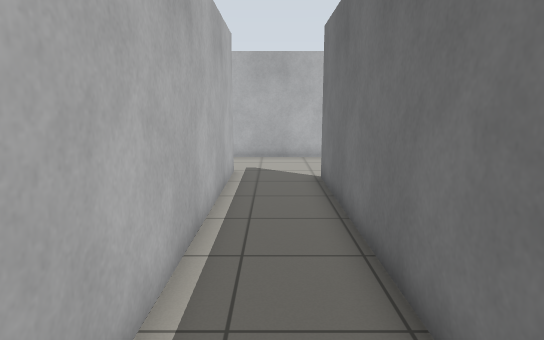
[1] (above)

16 first-person views from a walk through a robot-simulator world made for Gazebo. The camera is 1.2 m above the floor, tilts 10° down and sees 75° across. The floor is counted in squares, 0.5 m on a side. Each view is taken from the middle of a square. On the plan, view 1 faces up. The plan holds only what a view shows up to about 20 squares ahead; the rest is blank.

[2]
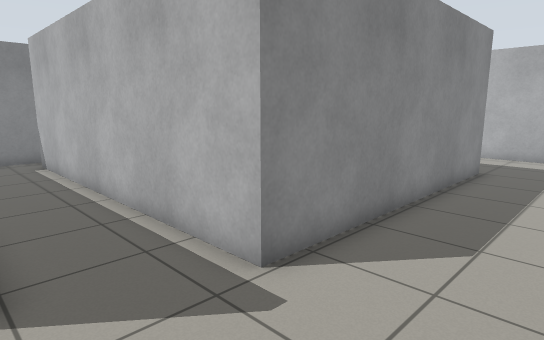

[3]
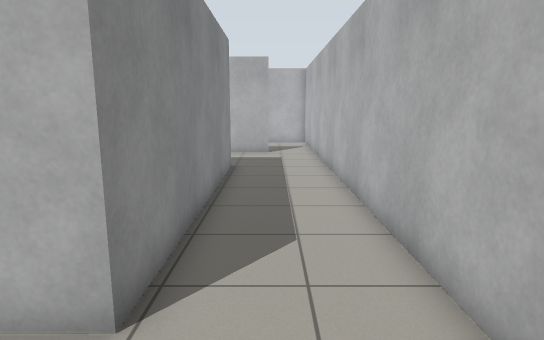

[4]
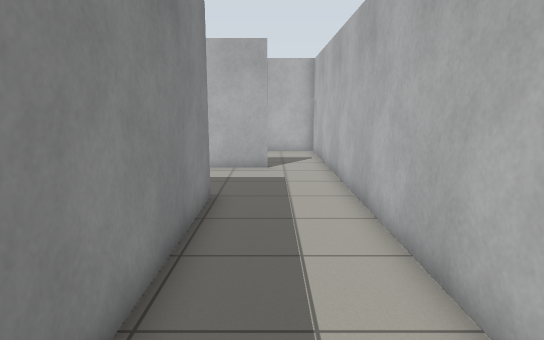

[5]
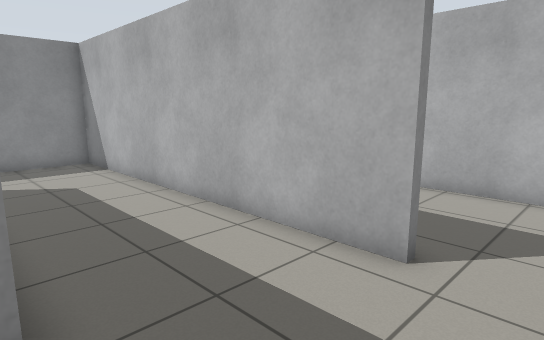

[6]
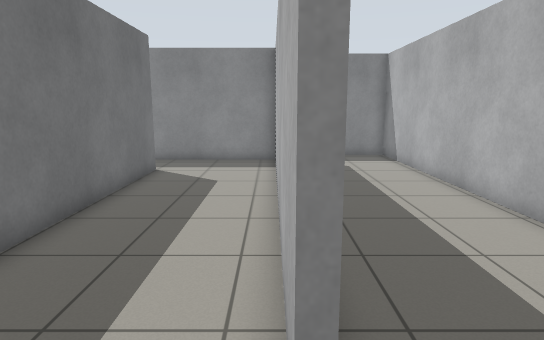

[7]
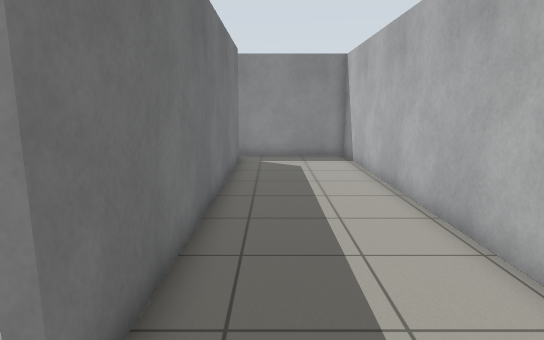

[8]
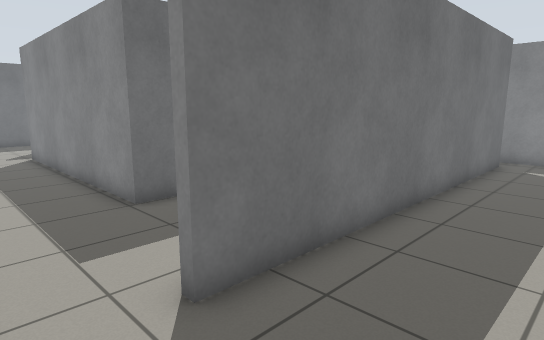

[9]
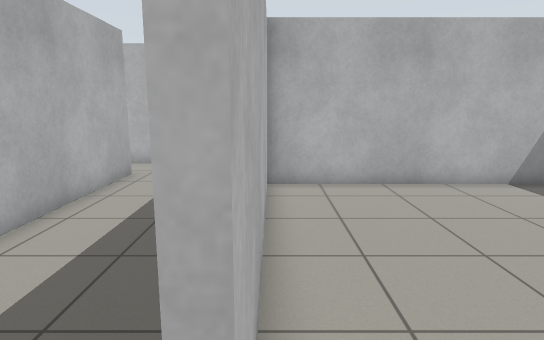

[10]
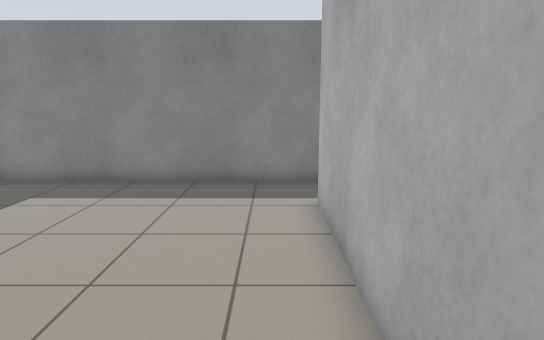

[11]
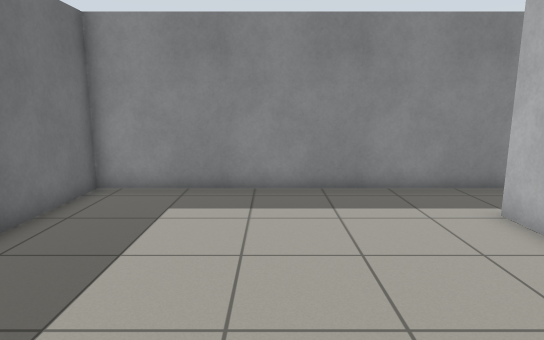

[12]
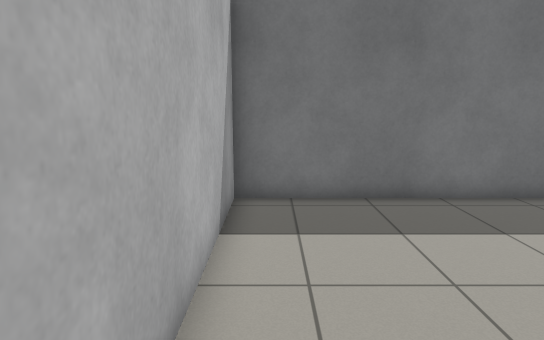

[13]
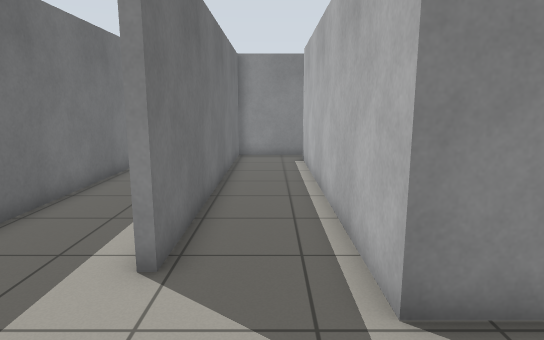

[14]
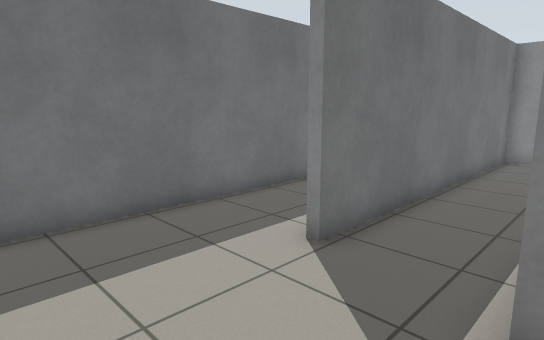

[15]
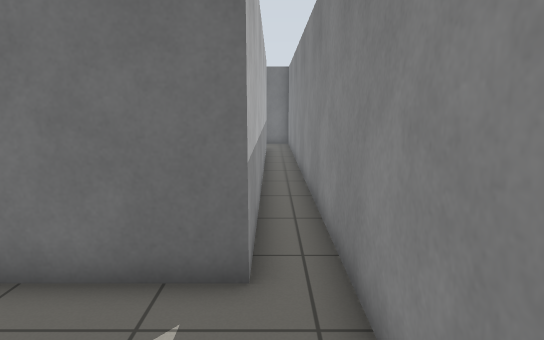

[16]
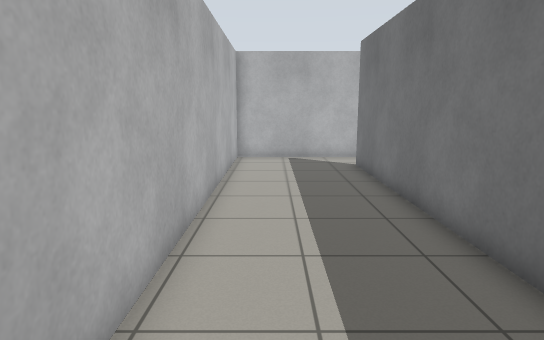

### Floor plan
Points are (right, up) in squares from view 1. A wall is a line through its corners. A room is listed if a view was taken in it or the views show most of it. See-through windows are left out.
Room 1 (views 1, 2, 3, 4, 5, 9, 13, 14)
walls: (2.5, 17.3) (-16.5, 17.3); (-17.2, 14.9) (-17.2, 0.6) (-11.5, 0.6); (-12.5, 3.3) (-12.5, 13.3) (-1.5, 13.3) (-1.5, 0.2); (-1.5, -1.1) (1.7, -1.1) (1.7, 12.1)
ways out: opening at (-17, 16) to room 2; opening at (-2, 0) to room 2; opening at (-12, 2.5) to room 3; opening at (2, 15)
Room 2 (views 6, 7, 8, 15, 16)
walls: (-16.5, 17.3) (-22.7, 17.3) (-22.7, -1.1) (-1.5, -1.1); (-5, 0.3) (-17.5, 0.3) (-17.5, 14.9); (-2.3, 0.3) (-2.9, 0.3)
ways out: opening at (-17, 16) to room 1; opening at (-2, 0) to room 1
Room 3 (views 10, 11, 12)
walls: (-12.2, 11.8) (-12.2, 3.3); (-11.5, 0.6) (-1.8, 0.6) (-1.8, 13) (-12.2, 13)
ways out: opening at (-12, 2.5) to room 1

Positions as (right, up) in squares from view 1, and headings:
1: (0, 0), facing up
2: (2, 17), facing down-left
3: (2, 15), facing left
4: (-3, 15), facing left
5: (-12, 17), facing down-left
6: (-17, 17), facing down
7: (-19, 17), facing down
8: (-21, 17), facing down-right
9: (-12, 2), facing up
10: (-11, 12), facing down
11: (-7, 11), facing down
12: (-11, 12), facing right
13: (0, 17), facing down
14: (-2, 17), facing down-right
15: (-22, 0), facing right
16: (-21, 0), facing up
